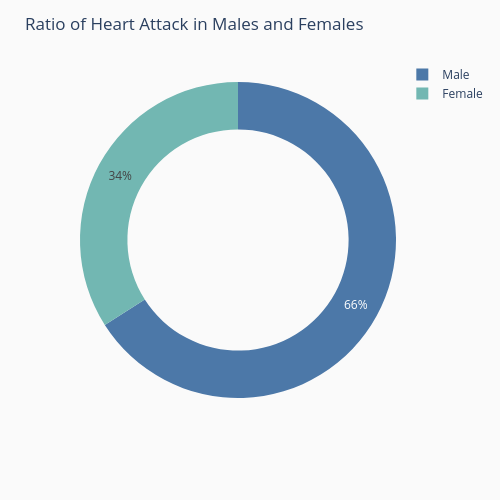

The notebook cell saved with this chart:
### Code cell
def gender_ratio(data):
    """
    Make a pie chart of 'Gender' values
    Gender: 1 = Female, 0 = Male
    """
    # Pie chart of Gender ratio
    Result = data['Gender'].value_counts()
    print(Result[0])
    total_count = Result.sum()
    values = {'Female': Result[1] / total_count, 'Male': Result[0] / total_count}
    
    fig_pie = px.pie(values=values,
                     names=values.keys(),
                     height=500, width=500, 
                     hole=0.7,
                     color_discrete_sequence = ['#4c78a8', '#72b7b2']
                     )
    fig_pie.update_layout(plot_bgcolor='#fafafa', paper_bgcolor='#fafafa',
                            title={'text': 'Ratio of Heart Attack in Males and Females'})   
    
    return fig_pie


fig_pie = gender_ratio(heartattack_data)
fig_pie.show()

### Figure 1 — Plotly figure (JSON) as saved in the notebook; plotly's stock layout.template omitted (floating-point values rounded to 4 significant figures)
{"data": [{"domain": {"x": [0, 1], "y": [0, 1]}, "hole": 0.7, "hovertemplate": "label=%{label}<br>value=%{value}<extra></extra>", "labels": ["Female", "Male"], "legendgroup": "", "name": "", "showlegend": true, "type": "pie", "values": [0.3404, 0.6596]}], "layout": {"height": 500, "legend": {"tracegroupgap": 0}, "margin": {"t": 60}, "paper_bgcolor": "#fafafa", "piecolorway": ["#4c78a8", "#72b7b2"], "plot_bgcolor": "#fafafa", "title": {"text": "Ratio of Heart Attack in Males and Females"}, "width": 500}}
